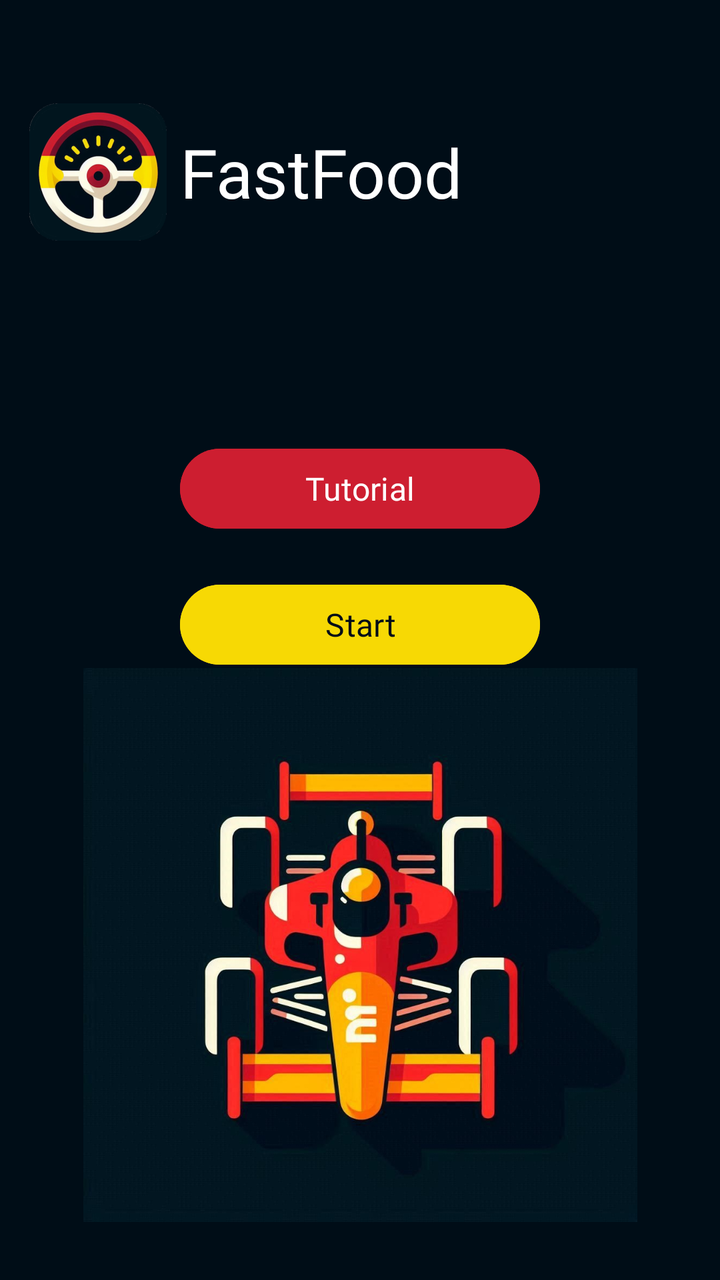
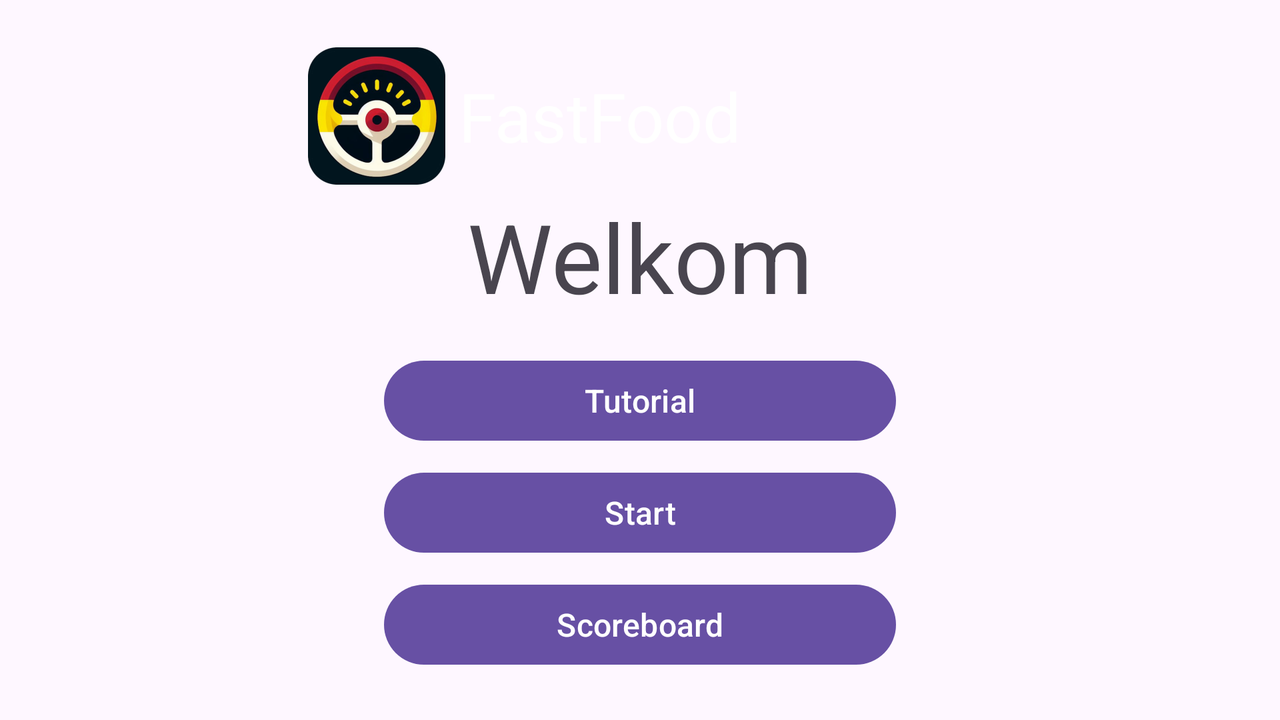

First picture: res/layout/ on a phone held upright. Second picture: the repository's own variant of that layout, on a device whose configuration matches the variant's folder. Source for both follows.
<!-- AndroidManifest.xml: application theme Theme.FastFoodApplication -->
<!-- res/layout/activity_start.xml -->
<?xml version="1.0" encoding="utf-8"?>
<androidx.constraintlayout.widget.ConstraintLayout xmlns:android="http://schemas.android.com/apk/res/android"
    xmlns:app="http://schemas.android.com/apk/res-auto"
    xmlns:tools="http://schemas.android.com/tools"
    android:id="@+id/activity_register_main"
    android:layout_width="match_parent"
    android:layout_height="match_parent"
    android:background="#000D17"
    tools:context=".StartActivity">

    <include
        android:id="@+id/activitiy_start_logo"
        layout="@layout/activity_logo"
        android:layout_width="wrap_content"
        android:layout_height="wrap_content"
        app:layout_constraintBottom_toTopOf="@+id/activity_start_logo_guideline"
        app:layout_constraintEnd_toEndOf="parent"
        app:layout_constraintHorizontal_bias="0.492"
        app:layout_constraintStart_toStartOf="parent" />

    <TextView
        android:id="@+id/activity_start_welcome_text"
        android:layout_width="wrap_content"
        android:layout_height="wrap_content"
        android:layout_marginTop="24dp"
        android:textColor="@color/white"
        android:textSize="48sp"
        app:layout_constraintEnd_toEndOf="@id/activity_start_right_vertical_guideline"
        app:layout_constraintStart_toStartOf="@id/activity_start_left_vertical_guideline"
        app:layout_constraintTop_toTopOf="@id/activity_start_logo_guideline" />

    <Button
        android:id="@+id/activity_start_tutorial_button"
        android:layout_width="0dp"
        android:layout_height="wrap_content"
        android:layout_marginTop="4dp"
        android:backgroundTint="@color/red"
        android:fontFamily="@font/super_brigade"
        android:text="@string/uitleg"
        android:textSize="16sp"
        app:layout_constraintEnd_toEndOf="@id/activity_start_inner_right_vertical_guideline"
        app:layout_constraintHorizontal_bias="1.0"
        app:layout_constraintStart_toStartOf="@id/activity_start_inner_left_vertical_guideline"
        app:layout_constraintTop_toBottomOf="@id/activity_start_welcome_text" />

    <Button
        android:id="@+id/activity_start_play_button"
        android:layout_width="0dp"
        android:layout_height="wrap_content"
        android:layout_marginTop="20dp"
        android:backgroundTint="@color/yellow"
        android:fontFamily="@font/super_brigade"
        android:text="@string/start"
        android:textColor="@color/black"
        android:textSize="16sp"
        app:layout_constraintEnd_toEndOf="@id/activity_start_inner_right_vertical_guideline"
        app:layout_constraintHorizontal_bias="0.0"
        app:layout_constraintStart_toStartOf="@id/activity_start_inner_left_vertical_guideline"
        app:layout_constraintTop_toBottomOf="@id/activity_start_tutorial_button" />

    <Button
        android:id="@+id/activity_start_leaderboard_button"
        android:layout_width="0dp"
        android:layout_height="wrap_content"

        android:layout_marginTop="20dp"
        android:backgroundTint="@color/red"
        android:fontFamily="@font/super_brigade"
        android:text="@string/scorebord"
        android:textSize="16sp"
        app:layout_constraintEnd_toEndOf="@id/activity_start_inner_right_vertical_guideline"
        app:layout_constraintHorizontal_bias="0.0"
        app:layout_constraintStart_toStartOf="@id/activity_start_inner_left_vertical_guideline"
        app:layout_constraintTop_toBottomOf="@id/activity_start_play_button" />

    <androidx.constraintlayout.widget.Guideline
        android:id="@+id/activity_start_left_vertical_guideline"
        android:layout_width="wrap_content"
        android:layout_height="wrap_content"
        android:orientation="vertical"
        app:layout_constraintGuide_begin="102dp"
        app:layout_constraintGuide_percent="0.15" />

    <androidx.constraintlayout.widget.Guideline
        android:id="@+id/activity_start_right_vertical_guideline"
        android:layout_width="wrap_content"
        android:layout_height="wrap_content"
        android:orientation="vertical"
        app:layout_constraintGuide_percent="0.85" />

    <androidx.constraintlayout.widget.Guideline
        android:id="@+id/activity_start_lower_horizontal_guideline"
        android:layout_width="wrap_content"
        android:layout_height="wrap_content"
        android:orientation="horizontal"
        app:layout_constraintGuide_percent="0.6" />

    <androidx.constraintlayout.widget.Guideline
        android:id="@+id/activity_start_logo_guideline"
        android:layout_width="wrap_content"
        android:layout_height="wrap_content"
        android:orientation="horizontal"
        app:layout_constraintGuide_percent="0.2" />

    <androidx.constraintlayout.widget.Guideline
        android:id="@+id/activity_start_inner_left_vertical_guideline"
        android:layout_width="wrap_content"
        android:layout_height="wrap_content"
        android:orientation="vertical"
        app:layout_constraintGuide_percent="0.25" />

    <androidx.constraintlayout.widget.Guideline
        android:id="@+id/activity_start_inner_right_vertical_guideline"
        android:layout_width="wrap_content"
        android:layout_height="wrap_content"
        android:orientation="vertical"
        app:layout_constraintGuide_percent="0.75" />

    <ImageView
        android:id="@+id/imageView"
        android:layout_width="277dp"
        android:layout_height="335dp"
        app:layout_constraintBottom_toBottomOf="parent"
        app:layout_constraintEnd_toEndOf="parent"
        app:layout_constraintStart_toStartOf="parent"
        app:srcCompat="@drawable/start_car" />

</androidx.constraintlayout.widget.ConstraintLayout>
<!-- res/layout/activity_logo.xml (included above) -->
<?xml version="1.0" encoding="utf-8"?>
<androidx.constraintlayout.widget.ConstraintLayout xmlns:android="http://schemas.android.com/apk/res/android"
    xmlns:app="http://schemas.android.com/apk/res-auto"
    xmlns:tools="http://schemas.android.com/tools"
    android:id="@+id/main"
    android:layout_width="wrap_content"
    android:layout_height="wrap_content"
    tools:context=".LogoActivity">

    <ImageView
        android:id="@+id/imageView2"
        android:layout_width="82dp"
        android:layout_height="84dp"
        android:scaleType="center"
        app:layout_constraintStart_toStartOf="parent"
        app:layout_constraintTop_toTopOf="parent"
        app:srcCompat="@mipmap/ic_launcher_foreground"
        tools:srcCompat="@mipmap/ic_launcher_foreground" />

    <TextView
        android:id="@+id/textView2"
        android:layout_width="262dp"
        android:layout_height="wrap_content"
        android:fontFamily="@font/super_brigade"
        android:text="@string/app_name"
        android:textAlignment="viewStart"
        android:textColor="@color/white"
        android:textSize="34sp"
        app:layout_constraintBottom_toBottomOf="parent"
        app:layout_constraintStart_toEndOf="@+id/imageView2"
        app:layout_constraintTop_toTopOf="parent" />

</androidx.constraintlayout.widget.ConstraintLayout>
<!-- resources referenced by this layout -->
<resources>
  <color name="black">#000D17</color>
  <color name="red">#CD1E30</color>
  <color name="white">#FFFFFFFF</color>
  <color name="yellow">#F7D904</color>
  <!-- drawable start_car: jpeg bitmap (drawable, 114071 bytes) -->
  <!-- mipmap ic_launcher_foreground: webp bitmap (mipmap-hdpi, 10870 bytes) -->
  <string name="app_name">FastFood</string>
  <string name="scorebord">Scoreboard</string>
  <string name="start">Start</string>
  <string name="uitleg">Tutorial</string>
  <style name="Theme.FastFoodApplication" parent="Base.Theme.FastFoodApplication" />
  <style name="Base.Theme.FastFoodApplication" parent="Theme.Material3.DayNight.NoActionBar">
          
          
      </style>
</resources>
<!-- res/layout-land/activity_start.xml (the repository's variant of the layout above) -->
<!-- drawn on the phone turned sideways -->
<?xml version="1.0" encoding="utf-8"?>
<androidx.constraintlayout.widget.ConstraintLayout xmlns:android="http://schemas.android.com/apk/res/android"
    xmlns:app="http://schemas.android.com/apk/res-auto"
    xmlns:tools="http://schemas.android.com/tools"
    android:id="@+id/main"
    android:layout_width="match_parent"
    android:layout_height="match_parent"
    tools:context=".StartActivity">

    <include
        android:id="@+id/activity_start_logo"
        layout="@layout/activity_logo"
        android:layout_width="wrap_content"
        android:layout_height="wrap_content"
        android:layout_marginTop="16dp"
        app:layout_constraintEnd_toEndOf="parent"
        app:layout_constraintHorizontal_bias="0.498"
        app:layout_constraintStart_toStartOf="parent"
        app:layout_constraintTop_toTopOf="parent" />

    <TextView
        android:id="@+id/activity_start_welcome_text"
        android:layout_width="wrap_content"
        android:layout_height="wrap_content"
        android:text="Welkom"
        android:textSize="48sp"
        android:layout_marginTop="24dp"
        app:layout_constraintTop_toTopOf="@id/activity_start_logo_guideline"
        app:layout_constraintStart_toStartOf="@id/activity_start_left_vertical_guideline"
        app:layout_constraintEnd_toEndOf="@id/activity_start_right_vertical_guideline" />

    <Button
        android:id="@+id/activity_start_tutorial_button"
        android:layout_width="0dp"
        android:layout_height="wrap_content"
        android:text="@string/uitleg"
        android:textSize="16sp"
        android:layout_marginTop="16dp"
        app:layout_constraintTop_toBottomOf="@id/activity_start_welcome_text"
        app:layout_constraintStart_toStartOf="@id/activity_start_inner_left_vertical_guideline"
        app:layout_constraintEnd_toEndOf="@id/activity_start_inner_right_vertical_guideline" />

    <Button
        android:id="@+id/activity_start_play_button"
        android:layout_width="0dp"
        android:layout_height="wrap_content"
        android:text="@string/start"
        android:textSize="16sp"
        android:layout_marginTop="8dp"
        app:layout_constraintStart_toStartOf="@id/activity_start_inner_left_vertical_guideline"
        app:layout_constraintEnd_toEndOf="@id/activity_start_inner_right_vertical_guideline"
        app:layout_constraintTop_toBottomOf="@id/activity_start_tutorial_button" />

    <Button
        android:id="@+id/activity_start_leaderboard_button"
        android:layout_width="0dp"
        android:layout_height="wrap_content"
        android:text="@string/scorebord"
        android:textSize="16sp"
        android:layout_marginTop="8dp"
        app:layout_constraintStart_toStartOf="@id/activity_start_inner_left_vertical_guideline"
        app:layout_constraintEnd_toEndOf="@id/activity_start_inner_right_vertical_guideline"
        app:layout_constraintTop_toBottomOf="@id/activity_start_play_button" />

    <androidx.constraintlayout.widget.Guideline
        android:id="@+id/activity_start_left_vertical_guideline"
        android:layout_width="wrap_content"
        android:layout_height="wrap_content"
        android:orientation="vertical"
        app:layout_constraintGuide_begin="102dp"
        app:layout_constraintGuide_percent="0.15"/>

    <androidx.constraintlayout.widget.Guideline
        android:id="@+id/activity_start_right_vertical_guideline"
        android:layout_width="wrap_content"
        android:layout_height="wrap_content"
        android:orientation="vertical"
        app:layout_constraintGuide_percent="0.85" />

    <androidx.constraintlayout.widget.Guideline
        android:id="@+id/activity_start_lower_horizontal_guideline"
        android:layout_width="wrap_content"
        android:layout_height="wrap_content"
        android:orientation="horizontal"
        app:layout_constraintGuide_percent="0.6" />

    <androidx.constraintlayout.widget.Guideline
        android:id="@+id/activity_start_logo_guideline"
        android:layout_width="wrap_content"
        android:layout_height="wrap_content"
        android:orientation="horizontal"
        app:layout_constraintGuide_percent="0.2" />

    <androidx.constraintlayout.widget.Guideline
        android:id="@+id/activity_start_inner_left_vertical_guideline"
        android:layout_width="wrap_content"
        android:layout_height="wrap_content"
        android:orientation="vertical"
        app:layout_constraintGuide_percent="0.3" />

    <androidx.constraintlayout.widget.Guideline
        android:id="@+id/activity_start_inner_right_vertical_guideline"
        android:layout_width="wrap_content"
        android:layout_height="wrap_content"
        android:orientation="vertical"
        app:layout_constraintGuide_percent="0.7" />

</androidx.constraintlayout.widget.ConstraintLayout>
<!-- resources referenced by the variant -->
<!-- as the phone turned sideways resolves them -->
<resources>
  <color name="white">#FFFFFFFF</color>
  <!-- mipmap ic_launcher_foreground: webp bitmap (mipmap-hdpi, 10870 bytes) -->
  <string name="app_name">FastFood</string>
  <string name="scorebord">Scoreboard</string>
  <string name="start">Start</string>
  <string name="uitleg">Tutorial</string>
  <style name="Theme.FastFoodApplication" parent="Base.Theme.FastFoodApplication" />
  <style name="Base.Theme.FastFoodApplication" parent="Theme.Material3.DayNight.NoActionBar">
          
          
      </style>
</resources>
